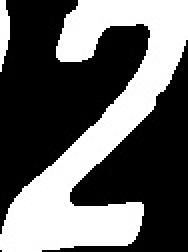
#> input picture lib/templates/fe_schrift/2/2B.jpg, 94 x 126 px (shown 2 times larger)
$ python -i plate_reader.py   (imports and definitions only)   (older library calls are emulated)
#> lines starting #> are read from the running program, lines starting #| are printed output that depends on the picture
#> further down, picture is the input picture: shape (126, 94, 3); min 0, max 255, mean 100.5
"""
PlateReader — OCR de placas BR (Mercosul e padrão antigo) usando apenas OpenCV.

Requisitos: opencv-python, numpy

A detecção da placa (bounding box ou quadrilátero) é externa (ex.: YOLOv5).
Esta biblioteca faz apenas a leitura e transcrição dos caracteres.

Como preparar templates (obrigatório):
- Crie pastas com gabaritos (PNG/JPG) binários (fundo preto = 0, caractere branco = 255),
  um arquivo por caractere (A.png, B.png, ..., Z.png, 0.png, ..., 9.png),
  todos com o mesmo tamanho (ex.: 56x96 px) e margem mínima (~4 px).
- Dois conjuntos são esperados:
    templates/fe_schrift/   # fonte Mercosul (FE-Schrift)
    templates/old/          # fonte cinza antiga

Uso:
    from plate_reader import PlateReader
    pr = PlateReader(template_root='templates')
    text, confidences = pr.read(image_bgr, quad=quad_points, plate_hint='auto')

Onde quad_points é np.array([(x1,y1),(x2,y2),(x3,y3),(x4,y4)], dtype=np.float32)
no sentido horário, ou use bbox=(x, y, w, h) caso não tenha a perspectiva.

Saída:
- text: string com a transcrição
- confidences: lista de (char, score) por caractere

Observação importante:
- A validação de padrão ajusta ambiguidades (O/0, I/1, S/5, B/8, Z/2) com base
  no formato esperado da placa (Mercosul: LLLNLNN; Antiga: LLLNNNN).
"""
from __future__ import annotations
from dataclasses import dataclass
from typing import List, Tuple, Dict, Optional
import os
import re
import cv2
import numpy as np

# ----------------------------- Utilidades ------------------------------------

def _ensure_gray(img: np.ndarray) -> np.ndarray:
    if img.ndim == 3:
        return cv2.cvtColor(img, cv2.COLOR_BGR2GRAY)
    return img


# [25 lines left out: functions _order_quad, _four_point_warp, not called in this run]


def _deskew(img: np.ndarray) -> np.ndarray:
    gray = _ensure_gray(img)
    # Usa gradiente horizontal para estimar orientação
    g = cv2.Sobel(gray, cv2.CV_32F, 1, 0, ksize=3)
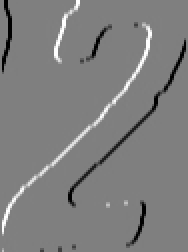
#> g: shape (126, 94) float32 (shown 2 times larger); min -1020, max 1020, mean -4; drawn with min black and max white
    _, bw = cv2.threshold(cv2.normalize(np.abs(g), None, 0, 255, cv2.NORM_MINMAX).astype(np.uint8), 0, 255, cv2.THRESH_BINARY+cv2.THRESH_OTSU)
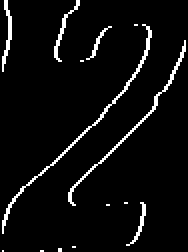
#> bw: shape (126, 94) (shown 2 times larger); 5% white in thin lines or dots
    coords = np.column_stack(np.where(bw > 0))
#> coords = 594 pairs, first value 0 to 125, second value 1 to 92
    if len(coords) < 50:
        return img
    rect = cv2.minAreaRect(coords)
#> rect = ((62.5, 46.5), (91, 125), -90)
    angle = rect[-1]
#> angle = -90
    if angle < -45:
        angle = 90 + angle
#> angle = 0
    # Rotaciona
    (h, w) = gray.shape[:2]
#> h = 126; w = 94
    M = cv2.getRotationMatrix2D((w // 2, h // 2), angle, 1.0)
#> M = [[1, 0, 0], [0, 1, 0]]
    rotated = cv2.warpAffine(img, M, (w, h), flags=cv2.INTER_LINEAR, borderMode=cv2.BORDER_REPLICATE)
    return rotated


# [66 lines left out: functions _binarize, _largest_cc_mask, _extract_char_regions, _resize_keep_aspect, not called in this run]


# ------------------------ Gabaritos/Template Matching -------------------------

@dataclass
class TemplateSet:
    glyphs: Dict[str, List[np.ndarray]]  # cada chave é um caractere, com lista de amostras
    size: Tuple[int, int]

    # [36 lines left out: functions from_folder, match, not called in this run]


# --------------------------- Validação de Padrões -----------------------------

MERCOSUL_PATTERN = "LLLNLNN"  # Brasil: AAA1A23
OLD_PATTERN = "LLLNNNN"       # AAA-1234

CONFUSIONS_NUM = {"O": "0", "I": "1", "Q": "0", "Z": "2", "S": "5", "B": "8"}
CONFUSIONS_LET = {"0": "O", "1": "I", "2": "Z", "5": "S", "8": "B"}


# [23 lines left out: functions _enforce_pattern, _pattern_score, not called in this run]


# ------------------------------- Leitor ---------------------------------------

@dataclass
class PlateReader:
    template_root: str = 'templates'
    char_size: Tuple[int, int] = (96, 56)
    expect_len: Tuple[int, int] = (7, 7)  # mínimo, máximo

    # [174 lines left out: functions __post_init__, read, draw_debug, read_from_rois, not called in this run]


# ------------------------------ CLI opcional ---------------------------------
# [24 lines not run here, left out]

>>> import cv2
>>> picture = cv2.imread('templates/fe_schrift/2/2B.jpg')
>>> result = _deskew(picture)
